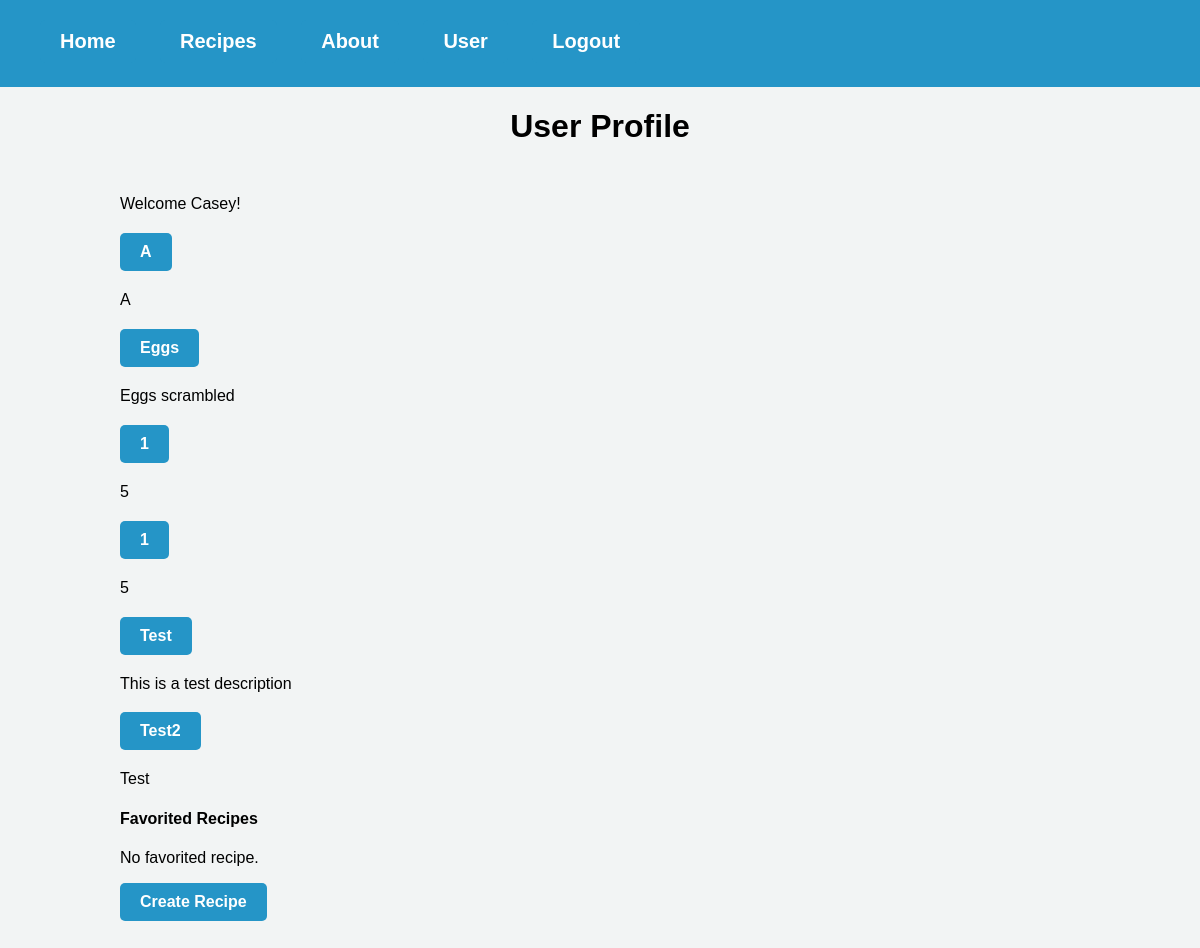
Page /user (signed in) on the committed database.
### website/models.py (models this page shows)
class User(db.Model, UserMixin):
    id = db.Column(db.Integer, primary_key=True)
    email = db.Column(db.String(150), unique=True)
    password = db.Column(db.String(150))
    first_name = db.Column(db.String(150))
    recipes = db.relationship('Recipe', backref='user', lazy=True)

class Recipe(db.Model):
    id = db.Column(db.Integer, primary_key=True)
    user_id = db.Column(db.Integer, db.ForeignKey('user.id'), nullable=False)
    title = db.Column(db.String(128), nullable=False)
    description = db.Column(db.String(512), nullable=False)
    servings = db.Column(db.Integer, nullable=False)  # add this line
    prep_time = db.Column(db.Integer, nullable=False)
    cook_time = db.Column(db.Integer, nullable=False)
    ingredients = db.relationship('Ingredient', backref='recipe', lazy=True)
    instructions = db.relationship('Instruction', backref='recipe', lazy=True)

### website/views.py (the view)
@views.route('/user', methods=['GET', 'POST'])
@login_required
def user():
    user = current_user
    user_recipes = Recipe.query.filter_by(user_id=user.id).all()
    return render_template("user.html", user=user, user_recipes=user_recipes)

### website/__init__.py (called while the page is built)
def create_app():
    app = Flask(__name__)
    app.config['SECRET_KEY'] = 'hjshjhdjah kjshkjdhjs'
    app.config['SQLALCHEMY_DATABASE_URI'] = f'sqlite:///{DB_NAME}'
    db.init_app(app)
    from .views import views
    from .auth import auth
    app.register_blueprint(views, url_prefix='/')
    app.register_blueprint(auth, url_prefix='/')
    from .models import User
    with app.app_context():
        db.create_all()
    login_manager = LoginManager()
    login_manager.login_view = 'auth.login'
    login_manager.init_app(app)
    @login_manager.user_loader
    def load_user(id):
        return User.query.get(int(id))
    return app

### website/templates/user.html (shortened to what this page needs)
{% extends "base.html" %}
{% block content%}
<link rel="stylesheet" type="text/css" href="{{ url_for('static', filename='user.css') }}">
<h1 align="center">User Profile</h1>
<div class="container mt-4">
    <div class="row">
        <div class="col-md-8">
            <p>Welcome {{ user.first_name }}!</p>
            {% for recipe in user_recipes %}
            <h2><a href="{{ url_for('views.recipe', recipe_id=recipe.id) }}">{{ recipe.title }}</a></h2>
            <p>{{ recipe.description }}</p>
            {% endfor %}
            <h4>Favorited Recipes</h4>
            {% if user.favorites %}
            <ul>
                {% for recipe in user.favorites %}
                <li>{{ recipe.name }}</li>
                {% endfor %}
            </ul>
            {% else %}
            <p>No favorited recipe.</p>
            {% endif %}
        </div>
        <div class="col-md-4">
            <a href="/createRecipe">Create Recipe</a>
        </div>
    </div>
</div>
{% endblock %}

### website/static/user.css (style rules this page uses)
body { background-color: #F2F4F4; font-family: Arial, sans-serif; margin: 0; padding: 0; }
a { background-color: #2595C7; border-radius: 5px; color: white; display: inline-block; font-size: 16px; font-weight: bold; padding: 10px 20px; text-align: center; text-decoration: none; transition: background-color 0.3s ease-in-out; }
.container { margin: 50px auto; width: 80%; }

### rows in the picture
User: first_name "Casey"
Recipe: title "A", description "A"
Recipe: title "Eggs", description "Eggs scrambled"
Recipe: title "1", description "5"
Recipe: title "1", description "5"
Recipe: title "Test", description "This is a test description"
Recipe: title "Test2", description "Test"
